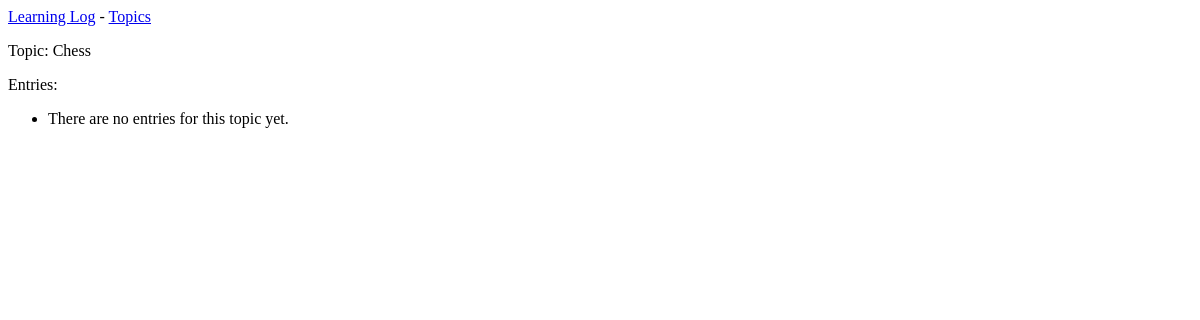
The page /topics/1/ on the database as committed earlier.
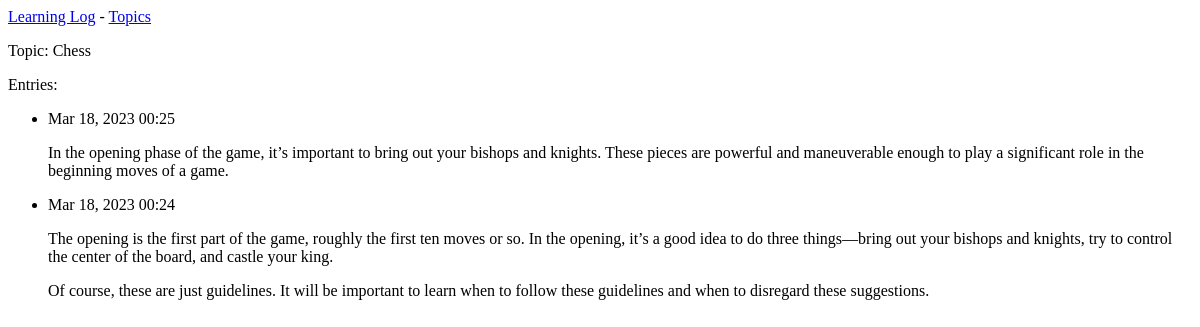
The same page on the database as committed later.
### learning_logs/models.py (models this page shows, shortened)
class Topic(models.Model):
    text = models.CharField(max_length=200)
    date_added = models.DateTimeField(auto_now_add=True)
    def __str__(self) -> str:
        return self.text

class Entry(models.Model):
    topic = models.ForeignKey(Topic, on_delete=models.CASCADE)
    text = models.TextField()
    date_added = models.DateTimeField(auto_now_add=True)
    class Meta:
        verbose_name_plural = 'entries'

### learning_logs/views.py (the view)
# urls.py: path('topics/<int:topic_id>/', views.topic, name='topic'),
def topic(request, topic_id):
    topic = Topic.objects.get(id=topic_id)
    entries = topic.entry_set.order_by('-date_added')
    context = {'topic': topic, 'entries': entries}
    return render(request, 'learning_logs/topic.html', context)

### learning_logs/templates/learning_logs/topic.html
{% extends 'learning_logs/base.html' %}
{% block content %}
    <p>Topic: {{ topic }}</p>
    <p>Entries:</p>
    <ul>
        {% for entry in entries %}
            <li>
                <p>{{ entry.date_added|date:'M d, Y H:i' }}</p>
                <p>{{ entry.text|linebreaks }}</p>
            </li>
        {% empty %}
            <li>There are no entries for this topic yet.</li>
        {% endfor %}
    </ul>
{% endblock content %}

### learning_logs/templates/learning_logs/base.html
<p>
    <a href="{% url 'learning_logs:index' %}">Learning Log</a> -
    <a href="{% url 'learning_logs:topics' %}">Topics</a>
</p>
{% block content %}{% endblock content %}

Rows that differ between the two databases and show on the page:
added Entry: date_added "Mar 18, 2023 00:25", text "In the opening phase of the game, it’s important to bring out your bishops and knights. These pieces are powerful and maneuverable enough to play a significant role in the beginning moves of a game."
added Entry: date_added "Mar 18, 2023 00:24", text "The opening is the first part of the game, roughly the first ten moves or so. In the opening, it’s a good idea to do three things—bring out your bishops and knights, try to control the center of the board, and castle your king. Of course, these are just guidelines. It will be important to learn when to follow these guidelines and when to disregard these suggestions."
Other text that changed with them:
text no longer shown: "There are no entries for this topic yet."
